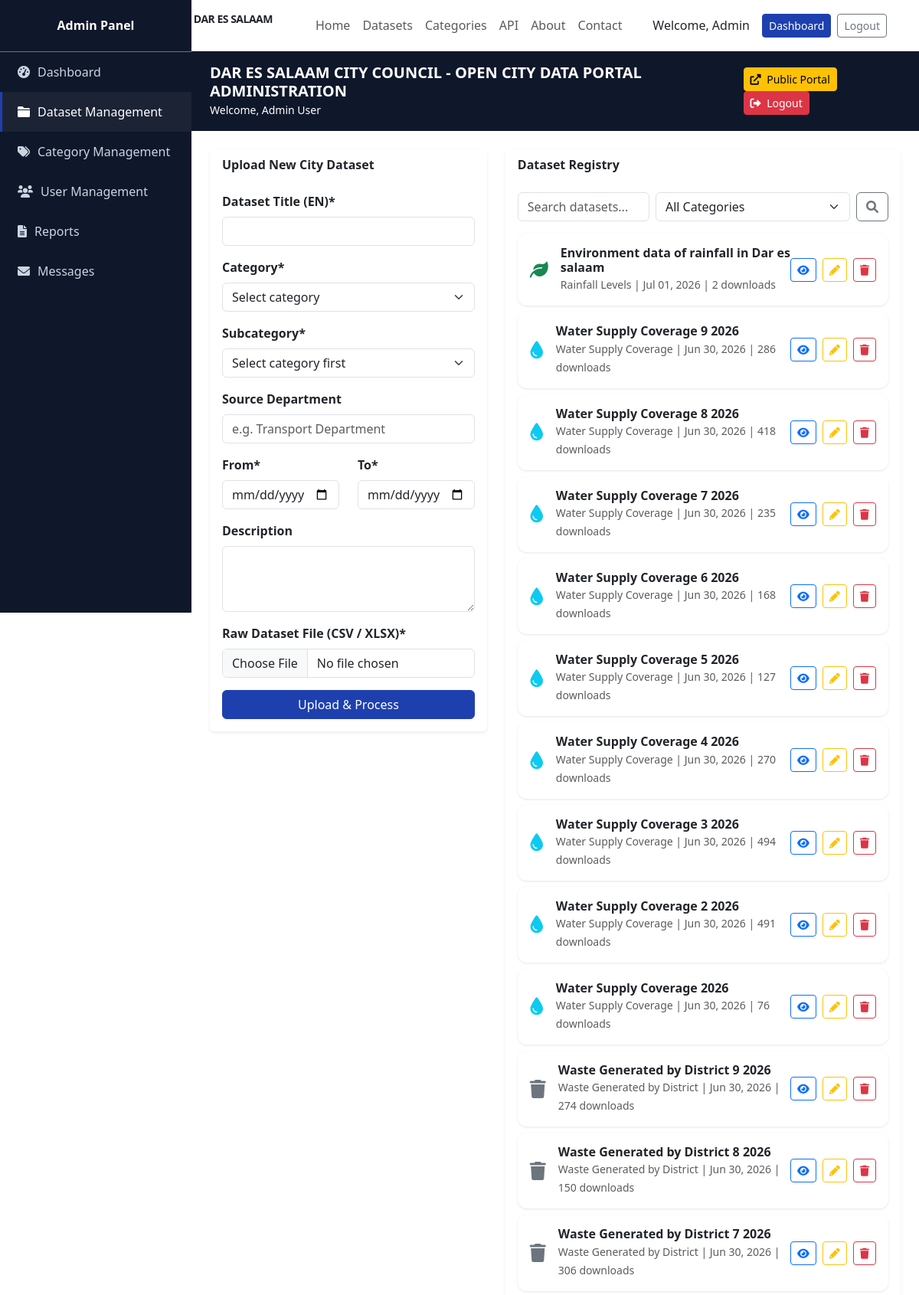
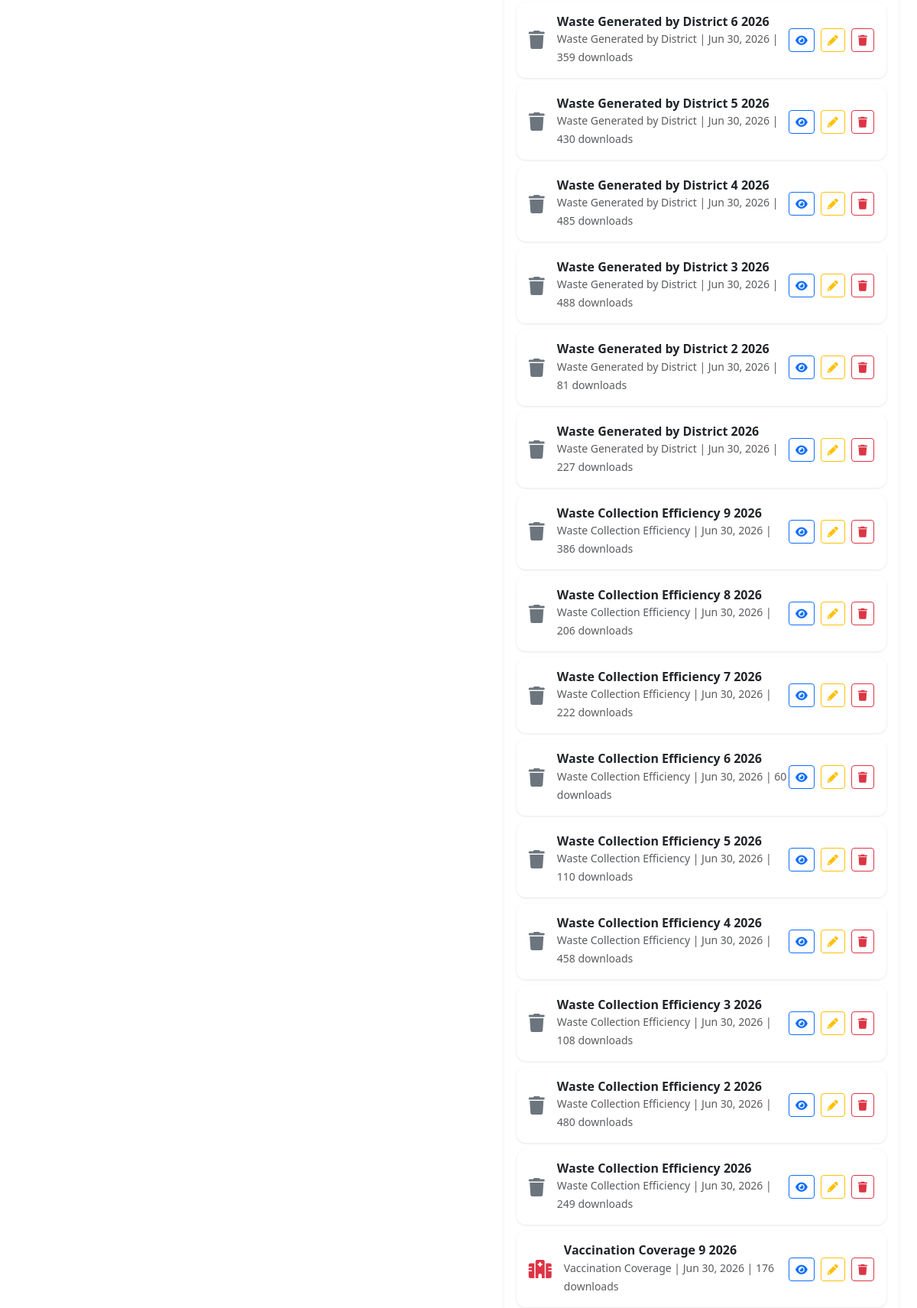
The page /admin-portal/datasets/ (signed in, upper part) on the database its author committed (2 pictures, top to bottom).
### datasets/models.py (models this page shows, shortened)
class Dataset(models.Model):
    STATUS_CHOICES = [
        ('draft', 'Draft'),
        ('published', 'Published'),
        ('archived', 'Archived'),
    ]
    FORMAT_CHOICES = [
        ('csv', 'CSV'),
        ('xlsx', 'XLSX'),
    ]
    title = models.CharField(max_length=300)
    slug = models.SlugField(unique=True)
    description = models.TextField()
    category = models.ForeignKey(Category, on_delete=models.CASCADE, related_name='datasets')
    subcategory = models.ForeignKey(Subcategory, on_delete=models.CASCADE, related_name='datasets', blank=True, null=True)
    source_department = models.CharField(max_length=200)
    data_owner = models.CharField(max_length=200, default='Dar es Salaam City Council')
    region = models.CharField(max_length=100, default='Dar es Salaam')
    temporal_extent_start = models.DateField()
    temporal_extent_end = models.DateField()
    language = models.CharField(max_length=50, default='English')
    resource_type = models.CharField(max_length=50, default='Dataset')
    format = models.CharField(max_length=10, choices=FORMAT_CHOICES, default='csv')
    file_size = models.CharField(max_length=20, blank=True)
    records = models.IntegerField(default=0)
    download_count = models.IntegerField(default=0)
    status = models.CharField(max_length=20, choices=STATUS_CHOICES, default='draft')
    created_at = models.DateTimeField(auto_now_add=True)
    updated_at = models.DateTimeField(auto_now=True)
    raw_file = models.FileField(upload_to='datasets/raw/', blank=True, null=True)
    processed_file = models.FileField(upload_to='datasets/processed/', blank=True, null=True)
    chart_image = models.ImageField(upload_to='charts/', blank=True, null=True)
    chart_data = models.JSONField(blank=True, null=True)
    class Meta:
        ordering = ['-created_at']

class Subcategory(models.Model):
    category = models.ForeignKey(Category, on_delete=models.CASCADE, related_name='subcategories')
    name = models.CharField(max_length=100)
    slug = models.SlugField()
    description = models.TextField()
    dataset_count = models.IntegerField(default=0)
    created_at = models.DateTimeField(auto_now_add=True)
    updated_at = models.DateTimeField(auto_now=True)
    class Meta:
        verbose_name_plural = 'Subcategories'
        ordering = ['name']
        unique_together = ['category', 'slug']

### admin_portal/views.py (the view, shortened to what this page needs)
# urls.py: path('datasets/', admin_views.admin_dataset_management, name='admin_datasets'),
@login_required
@user_passes_test(is_admin)
def admin_dataset_management(request):
    datasets = Dataset.objects.all().select_related('category', 'subcategory')
    categories = Category.objects.all().prefetch_related('subcategories')
    search_query = request.GET.get('q', '')
    category_filter = request.GET.get('category', '')
    subcategory_filter = request.GET.get('subcategory', '')
    if search_query:
        datasets = datasets.filter(Q(title__icontains=search_query) | Q(description__icontains=search_query)).distinct()
    if category_filter:
        datasets = datasets.filter(category__slug=category_filter)
    if subcategory_filter:
        datasets = datasets.filter(subcategory__slug=subcategory_filter)
    return render(request, 'admin_portal/dataset_management.html', {
        'datasets': datasets,
        'categories': categories,
        'search_query': search_query,
        'selected_category': category_filter,
        'selected_subcategory': subcategory_filter,
    })

### admin_portal/views.py (called while the page is built)
def is_admin(user):
    return user.is_authenticated and hasattr(user, 'profile') and user.profile.role == 'admin'

### templates/admin_portal/dataset_management.html (shortened to what this page needs)
{% extends 'admin_portal/base_admin.html' %}
{% load static %}
{% block admin_content %}
<div class="row g-4">
    <div class="col-lg-5">
        <div class="card border-0 shadow-sm">
            <div class="card-header bg-white border-0 fw-bold">Upload New City Dataset</div>
            <div class="card-body">
                <form method="post" enctype="multipart/form-data">
                    <div class="mb-3">
                        <label class="form-label fw-semibold">Dataset Title (EN)*</label>
                        <input type="text" name="title" class="form-control" required>
                    </div>
                    <div class="mb-3">
                        <label class="form-label fw-semibold">Category*</label>
                        <select name="category" class="form-select" required id="id_category">
                            <option value="">Select category</option>
                        </select>
                    </div>
                    <div class="mb-3">
                        <label class="form-label fw-semibold">Subcategory*</label>
                        <select name="subcategory" class="form-select" required id="id_subcategory">
                            <option value="">Select category first</option>
                        </select>
                    </div>
                    <div class="mb-3">
                        <label class="form-label fw-semibold">Source Department</label>
                        <input type="text" name="source_department" class="form-control" placeholder="e.g. Transport Department">
                    </div>
                    <div class="row">
                        <div class="col-md-6 mb-3">
                            <label class="form-label fw-semibold">From*</label>
                            <input type="date" name="temporal_start" class="form-control" required>
                        </div>
                        <div class="col-md-6 mb-3">
                            <label class="form-label fw-semibold">To*</label>
                            <input type="date" name="temporal_end" class="form-control" required>
                        </div>
                    </div>
                    <div class="mb-3">
                        <label class="form-label fw-semibold">Description</label>
                        <textarea name="description" class="form-control" rows="3"></textarea>
                    </div>
                    <div class="mb-3">
                        <label class="form-label fw-semibold">Raw Dataset File (CSV / XLSX)*</label>
                        <input type="file" name="raw_file" class="form-control" accept=".csv,.xlsx,.xls" required>
                    </div>
                    <button type="submit" class="btn btn-primary w-100">Upload & Process</button>
                </form>
            </div>
        </div>
    </div>
    <div class="col-lg-7">
        <div class="card border-0 shadow-sm">
            <div class="card-header bg-white border-0 fw-bold">Dataset Registry</div>
            <div class="card-body">
                <form method="get" class="mb-3">
                    <div class="row g-2">
                        <div class="col">
                            <input type="text" name="q" class="form-control" placeholder="Search datasets..." value="{{ search_query }}">
                        </div>
                        <div class="col-auto">
                            <select name="category" class="form-select" onchange="this.form.submit()">
                                <option value="">All Categories</option>
                            </select>
                        </div>
                        <div class="col-auto">
                            <button class="btn btn-outline-secondary" type="submit"><i class="fas fa-search"></i></button>
                        </div>
                    </div>
                </form>
                {% for dataset in datasets %}
                <div class="card mb-2 dataset-card">
                    <div class="card-body d-flex align-items-center">
                        <div class="me-3" style="font-size:24px;">
                            {% if dataset.category.icon == 'traffic' %}<i class="fas fa-traffic-light text-warning"></i>
                            {% elif dataset.category.icon == 'population' %}<i class="fas fa-users text-primary-custom"></i>
                            {% elif dataset.category.icon == 'waste' %}<i class="fas fa-trash text-secondary"></i>
                            {% elif dataset.category.icon == 'health' %}<i class="fas fa-hospital text-danger"></i>
                            {% elif dataset.category.icon == 'water' %}<i class="fas fa-tint text-info"></i>
                            {% elif dataset.category.icon == 'environment' %}<i class="fas fa-leaf text-success"></i>
                            {% endif %}
                        </div>
                        <div class="flex-grow-1">
                            <h6 class="fw-bold mb-0">{{ dataset.title }}</h6>
                            <small class="text-muted">{{ dataset.subcategory.name }} | {{ dataset.created_at|date:"M d, Y" }} | {{ dataset.download_count }} downloads</small>
                        </div>
                        <div class="d-flex gap-2">
                            <a href="/datasets/{{ dataset.slug }}/" class="btn btn-sm btn-outline-primary" title="View"><i class="fas fa-eye"></i></a>
                            <a href="{% url 'admin_portal:admin_dataset_edit' dataset.pk %}" class="btn btn-sm btn-outline-warning" title="Edit"><i class="fas fa-pencil-alt"></i></a>
                            <a href="{% url 'admin_portal:admin_dataset_delete' dataset.pk %}" class="btn btn-sm btn-outline-danger" title="Delete" onclick="return confirm('Are you sure you want to delete this dataset?')"><i class="fas fa-trash"></i></a>
                        </div>
                    </div>
                </div>
                {% empty %}
                <p class="text-muted small">No datasets found.</p>
                {% endfor %}
            </div>
        </div>
    </div>
</div>
{% endblock %}

### templates/base.html (shortened to what this page needs)
<!DOCTYPE html>
<html lang="en">
<head>
    <link href="https://cdn.jsdelivr.net/npm/bootstrap@5.3.0/dist/css/bootstrap.min.css" rel="stylesheet">
    <link href="https://cdnjs.cloudflare.com/ajax/libs/font-awesome/6.0.0/css/all.min.css" rel="stylesheet">
</head>
<body>
    <nav class="navbar navbar-expand-lg navbar-light bg-white border-bottom">
        <div class="container">
            <a class="navbar-brand d-flex align-items-center gap-2" href="/">
                <div class="rounded-circle bg-primary-custom text-white d-flex align-items-center justify-content-center fw-bold" style="width:40px;height:40px;">DSM</div>
                <div>
                    <div class="fw-bold text-dark" style="font-size:14px;">HALMASHAURI YA JIJI LA DAR ES SALAAM</div>
                    <div class="text-muted" style="font-size:12px;">Open City Data Portal</div>
                </div>
            </a>
            <div class="collapse navbar-collapse" id="nav">
                <ul class="navbar-nav mx-auto">
                    <li class="nav-item"><a class="nav-link" href="/">Home</a></li>
                    <li class="nav-item"><a class="nav-link" href="/datasets/">Datasets</a></li>
                    <li class="nav-item"><a class="nav-link" href="/categories/">Categories</a></li>
                    <li class="nav-item"><a class="nav-link" href="/api/v1/">API</a></li>
                    <li class="nav-item"><a class="nav-link" href="/about/">About</a></li>
                    <li class="nav-item"><a class="nav-link" href="/contact/">Contact</a></li>
                </ul>
                <div class="d-flex gap-2 align-items-center">
                    {% if user.is_authenticated %}
                        <span class="me-2">Welcome, {{ user.first_name }}</span>
                        {% if user.profile.role == 'admin' %}
                            <a href="/admin-portal/" class="btn btn-sm btn-primary">Dashboard</a>
                        {% else %}
                            <a href="/datasets/" class="btn btn-sm btn-outline-primary">Browse</a>
                        {% endif %}
                        <a href="/accounts/logout/" class="btn btn-sm btn-outline-secondary">Logout</a>
                    {% else %}
                        <a href="/accounts/signup/" class="btn btn-sm btn-outline-primary">Sign Up</a>
                        <a href="/accounts/login/" class="btn btn-sm btn-primary">Login</a>
                    {% endif %}
                </div>
            </div>
        </div>
    </nav>
    {% block content %}{% endblock %}
</body>
</html>

### templates/base.html (style rules this page uses)
:root { --primary-blue: #1e40af; --dark-blue: #0f172a; --light-bg: #f8fafc; }
body { font-family: 'Segoe UI', Tahoma, Geneva, Verdana, sans-serif; }
.navbar-brand { font-weight: 700; letter-spacing: -0.5px; }
.btn-primary { background-color: var(--primary-blue); border-color: var(--primary-blue); }
.bg-primary-custom { background-color: var(--primary-blue); }
.dataset-card { border: none; border-radius: 12px; box-shadow: 0 1px 3px rgba(0,0,0,0.1); transition: all 0.2s ease; }

### rows shown on the page
Dataset: title "Environment data of rainfall in Dar es salaam", subcategory.name "Rainfall Levels", created_at "Jul 01, 2026", download_count "2"
Dataset: title "Water Supply Coverage 9 2026", subcategory.name "Water Supply Coverage", created_at "Jun 30, 2026", download_count "286"
Dataset: title "Water Supply Coverage 8 2026", subcategory.name "Water Supply Coverage", created_at "Jun 30, 2026", download_count "418"
Dataset: title "Water Supply Coverage 7 2026", subcategory.name "Water Supply Coverage", created_at "Jun 30, 2026", download_count "235"
Dataset: title "Water Supply Coverage 6 2026", subcategory.name "Water Supply Coverage", created_at "Jun 30, 2026", download_count "168"
Dataset: title "Water Supply Coverage 5 2026", subcategory.name "Water Supply Coverage", created_at "Jun 30, 2026", download_count "127"
Dataset: title "Water Supply Coverage 4 2026", subcategory.name "Water Supply Coverage", created_at "Jun 30, 2026", download_count "270"
Dataset: title "Water Supply Coverage 3 2026", subcategory.name "Water Supply Coverage", created_at "Jun 30, 2026", download_count "494"
Dataset: title "Water Supply Coverage 2 2026", subcategory.name "Water Supply Coverage", created_at "Jun 30, 2026", download_count "491"
Dataset: title "Water Supply Coverage 2026", subcategory.name "Water Supply Coverage", created_at "Jun 30, 2026", download_count "76"
Dataset: title "Waste Generated by District 9 2026", subcategory.name "Waste Generated by District", created_at "Jun 30, 2026", download_count "274"
Dataset: title "Waste Generated by District 8 2026", subcategory.name "Waste Generated by District", created_at "Jun 30, 2026", download_count "150"
Dataset: title "Waste Generated by District 7 2026", subcategory.name "Waste Generated by District", created_at "Jun 30, 2026", download_count "306"
Dataset: title "Waste Generated by District 6 2026", subcategory.name "Waste Generated by District", created_at "Jun 30, 2026", download_count "359"
Dataset: title "Waste Generated by District 5 2026", subcategory.name "Waste Generated by District", created_at "Jun 30, 2026", download_count "430"
Dataset: title "Waste Generated by District 4 2026", subcategory.name "Waste Generated by District", created_at "Jun 30, 2026", download_count "485"
Dataset: title "Waste Generated by District 3 2026", subcategory.name "Waste Generated by District", created_at "Jun 30, 2026", download_count "488"
Dataset: title "Waste Generated by District 2 2026", subcategory.name "Waste Generated by District", created_at "Jun 30, 2026", download_count "81"
Dataset: title "Waste Generated by District 2026", subcategory.name "Waste Generated by District", created_at "Jun 30, 2026", download_count "227"
Dataset: title "Waste Collection Efficiency 9 2026", subcategory.name "Waste Collection Efficiency", created_at "Jun 30, 2026", download_count "386"
Dataset: title "Waste Collection Efficiency 8 2026", subcategory.name "Waste Collection Efficiency", created_at "Jun 30, 2026", download_count "206"
Dataset: title "Waste Collection Efficiency 7 2026", subcategory.name "Waste Collection Efficiency", created_at "Jun 30, 2026", download_count "222"
Dataset: title "Waste Collection Efficiency 6 2026", subcategory.name "Waste Collection Efficiency", created_at "Jun 30, 2026", download_count "60"
Dataset: title "Waste Collection Efficiency 5 2026", subcategory.name "Waste Collection Efficiency", created_at "Jun 30, 2026", download_count "110"
Dataset: title "Waste Collection Efficiency 4 2026", subcategory.name "Waste Collection Efficiency", created_at "Jun 30, 2026", download_count "458"
Dataset: title "Waste Collection Efficiency 3 2026", subcategory.name "Waste Collection Efficiency", created_at "Jun 30, 2026", download_count "108"
Dataset: title "Waste Collection Efficiency 2 2026", subcategory.name "Waste Collection Efficiency", created_at "Jun 30, 2026", download_count "480"
Dataset: title "Waste Collection Efficiency 2026", subcategory.name "Waste Collection Efficiency", created_at "Jun 30, 2026", download_count "249"
Dataset: title "Vaccination Coverage 9 2026", subcategory.name "Vaccination Coverage", created_at "Jun 30, 2026", download_count "176"

### other values the page prints
{{ user.first_name }} "Admin"
